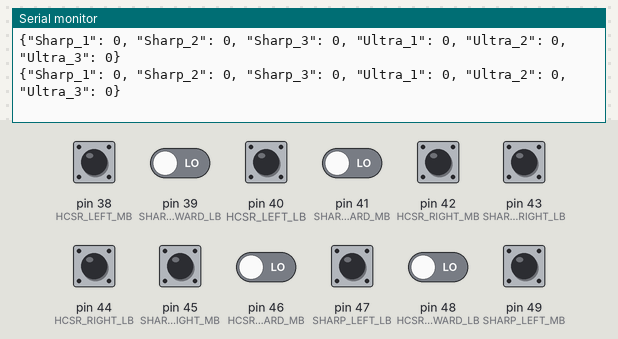
The sketch below on a simulated Arduino Mega 2560, built with avr-gcc and run on an emulated ATmega2560. Shown: the last lines printed to the serial monitor. The test bench sets the inputs (shaded band); at power-on: pin 38 (HCSR_LEFT_MB), pin 39 (SHARP_FORWARD_LB), pin 40 (HCSR_LEFT_LB), pin 41 (SHARP_FORWARD_MB), pin 42 (HCSR_RIGHT_MB), pin 43 (SHARP_RIGHT_LB), pin 44 (HCSR_RIGHT_LB), pin 45 (SHARP_RIGHT_MB), pin 46 (HCSR_FORWARD_MB), pin 47 (SHARP_LEFT_LB), pin 48 (HCSR_FORWARD_LB), pin 49 (SHARP_LEFT_MB) LOW.

Above: at 1.2 s.
1.3 s: pin 38 (HCSR_LEFT_MB) pulled HIGH for 0.25 s
At 1.49 s:
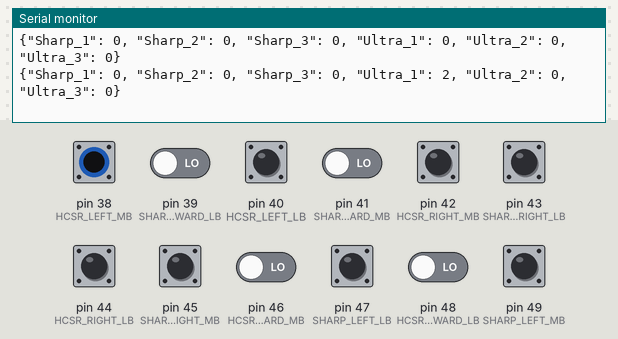
3.0 s: pin 39 (SHARP_FORWARD_LB) driven HIGH
At 3.26 s:
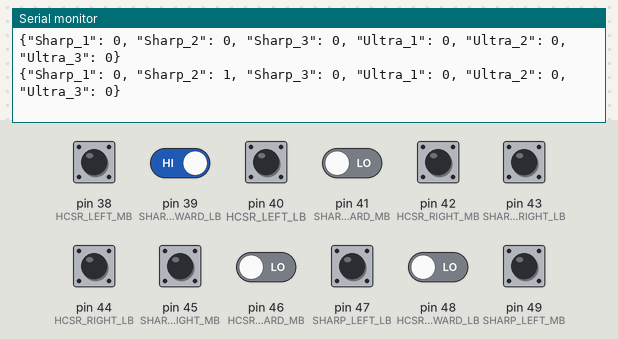
4.5 s: pin 40 (HCSR_LEFT_LB) pulled HIGH for 0.25 s
At 4.8 s:
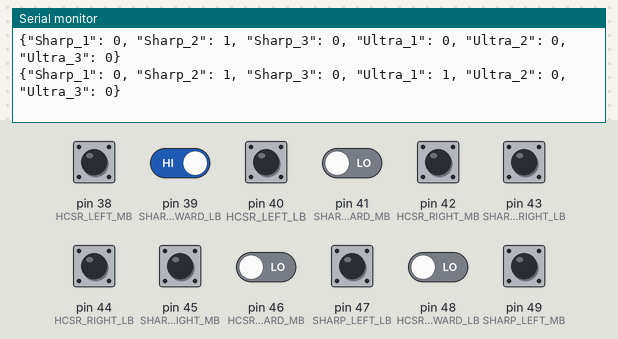
6.2 s: pin 41 (SHARP_FORWARD_MB) driven HIGH
At 6.57 s:
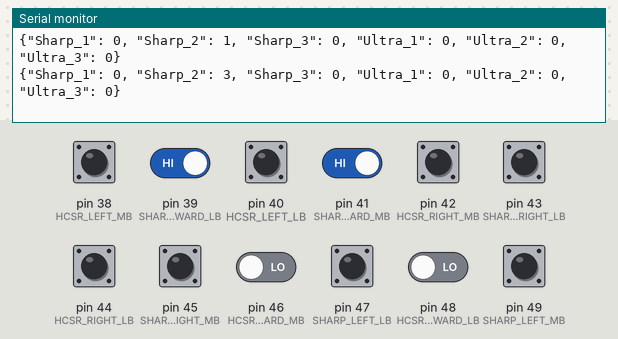
9.2 s: pin 42 (HCSR_RIGHT_MB) pulled HIGH for 0.25 s
At 9.44 s:
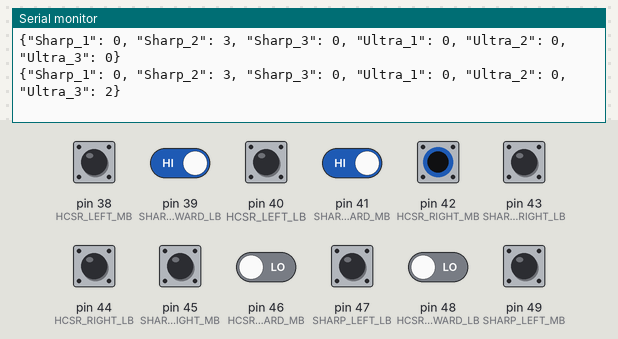
10.9 s: pin 43 (SHARP_RIGHT_LB) pulled HIGH for 0.25 s
At 11.21 s:
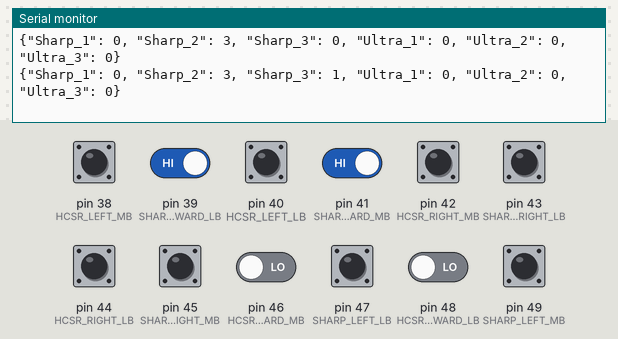
Timing chart, 0 to 13.6 s (numbered marks = the images above; inputs shaded):
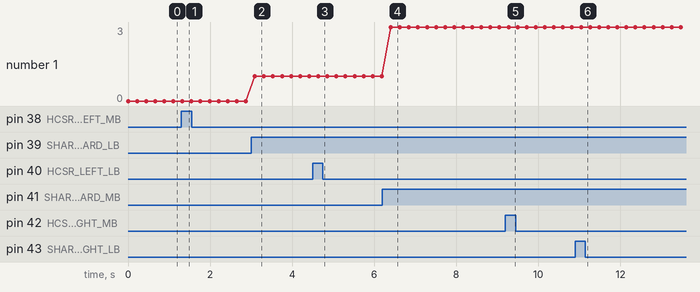

The sketch:

IRIS_MEGA_test_czujnikow.ino
```cpp
//Distance sensors
#define SHARP_FORWARD_LB 39
#define SHARP_FORWARD_MB 41
#define SHARP_RIGHT_LB 43
#define SHARP_RIGHT_MB 45
#define SHARP_LEFT_LB 47
#define SHARP_LEFT_MB 49
#define HCSR_FORWARD_LB 48
#define HCSR_FORWARD_MB 46
#define HCSR_RIGHT_LB 44
#define HCSR_RIGHT_MB 42
#define HCSR_LEFT_LB 40
#define HCSR_LEFT_MB 38

void setup() {
// initialize serial communication at 9600 bits per second:
Serial.begin(9600);
}

// Functions to read distance sensor values
int readSharp1() {
  return digitalRead(SHARP_LEFT_MB) * 2 + digitalRead(SHARP_LEFT_LB) * 1;
}
int readSharp2() {
  return digitalRead(SHARP_FORWARD_MB) * 2 + digitalRead(SHARP_FORWARD_LB) * 1;
}
int readSharp3() {
  return digitalRead(SHARP_RIGHT_MB) * 2 + digitalRead(SHARP_RIGHT_LB) * 1;
}
int ultra1, ultra2, ultra3 = 0;
int readUltra1() {
  return digitalRead(HCSR_LEFT_MB) * 2 + digitalRead(HCSR_LEFT_LB) * 1;
}
int readUltra2() {
  return digitalRead(HCSR_FORWARD_MB) * 2 + digitalRead(HCSR_FORWARD_LB) * 1;
}
int readUltra3() {
  return digitalRead(HCSR_RIGHT_MB) * 2 + digitalRead(HCSR_RIGHT_LB) * 1;
}

// the loop routine runs over and over again forever:
void loop() {
    Serial.print("{\"Sharp_1\": ");
    Serial.print(readSharp1());
    Serial.print(", ");
    Serial.print("\"Sharp_2\": ");
    Serial.print(readSharp2());
    Serial.print(", ");
    Serial.print("\"Sharp_3\": ");
    Serial.print(readSharp3());
    Serial.print(", ");
    Serial.print("\"Ultra_1\": ");
    Serial.print(readUltra1());
    Serial.print(", ");
    Serial.print("\"Ultra_2\": ");
    Serial.print(readUltra2());
    Serial.print(", ");
    Serial.print("\"Ultra_3\": ");
    Serial.print(readUltra3());
    Serial.print("}\n");
    delay(200);
}
// for (int i = 0; i <= 15; i++) {

//   // read the input on analog pin 0:
//   int sensorValue = analogRead(i);
//   // print out the value you read:
//   Serial.print(i);
//   Serial.print("=");
//   Serial.print(sensorValue);
//   Serial.print(", ");
//   }
//   delay(1000); // delay in between reads for stability
// Serial.println(" ");
// }
```

Measured:
- after the input at 1.3 s, the serial monitor: prints a new line at once (image 1)
- after the input at 3.0 s, the serial monitor: prints a new line after 0.09 s (image 2)
- after the input at 4.5 s, the serial monitor: prints a new line after 0.14 s (image 3)
- after the input at 6.2 s, the serial monitor: prints a new line after 0.20 s (image 4)
- after the input at 9.2 s, the serial monitor: prints a new line after 0.08 s (image 5)
- after the input at 10.9 s, the serial monitor: prints a new line after 0.14 s (image 6)
